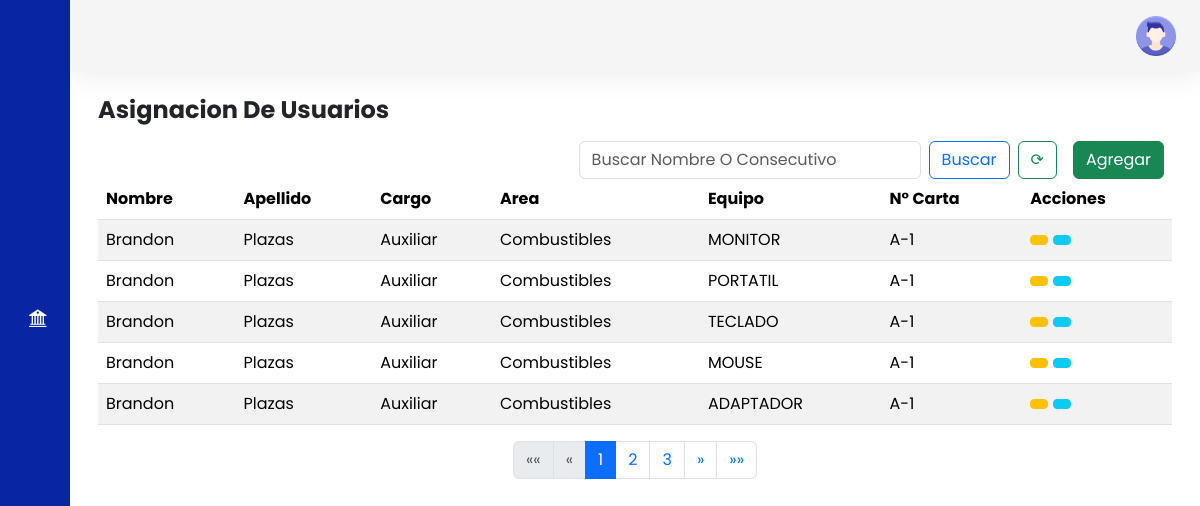
/asig_usuarios.php (signed in), run on the app's committed database.
### tables this page shows
CREATE TABLE `asignacion` (
  `FK_serial` varchar(30) NOT NULL,
  `FK_id` int(5) DEFAULT NULL,
  `estado_asig` varchar(20) DEFAULT NULL,
  `fecha_asignacion` date DEFAULT NULL,
  `numero_consecutivo` int(10) NOT NULL
);

CREATE TABLE `usuarios` (
  `ID_usuario` int(5) NOT NULL,
  `nombre` varchar(15) DEFAULT NULL,
  `apellido` varchar(15) DEFAULT NULL,
  `cargo` varchar(30) DEFAULT NULL,
  `departamento` varchar(30) DEFAULT NULL,
  `ciudad` varchar(30) DEFAULT NULL
);

CREATE TABLE `equipos` (
  `serial` varchar(30) NOT NULL,
  `nombre_equipo` varchar(30) DEFAULT NULL,
  `marca` varchar(30) DEFAULT NULL,
  `modelo` varchar(30) DEFAULT NULL,
  `PLACA` varchar(30) DEFAULT NULL,
  `activo_fijo` int(16) DEFAULT NULL,
  `estado` varchar(15) DEFAULT NULL,
  `ip_wlan` varchar(12) DEFAULT NULL,
  `hv` int(4) DEFAULT NULL,
  `ip_lan` varchar(12) DEFAULT NULL,
  `sistema_operativo` varchar(20) DEFAULT NULL,
  `ram` int(2) DEFAULT NULL,
  `disco` varchar(20) DEFAULT NULL,
  `procesador` varchar(50) DEFAULT NULL,
  `fecha_compra` date DEFAULT NULL,
  `costo` varchar(9) DEFAULT NULL,
  `usuario_dominio` varchar(30) DEFAULT NULL,
  `ruta_img` varchar(250) DEFAULT NULL,
  `num_factura` varchar(10) DEFAULT NULL,
  `num_pedido` varchar(10) DEFAULT NULL,
  `host_name` varchar(40) DEFAULT NULL,
  `mac_lan` varchar(30) DEFAULT NULL,
  `mac_wlan` varchar(30) DEFAULT NULL,
  `licencia_w` varchar(40) DEFAULT NULL,
  `paquete_of` varchar(40) DEFAULT NULL,
  `poliza` varchar(4) DEFAULT NULL,
  `correo` varchar(50) DEFAULT NULL,
  `ciudad` varchar(30) NOT NULL DEFAULT 'Bogota'
);

### asig_usuarios.php (the view, shortened to what this page needs)
<!DOCTYPE html>
<html lang="es">
<head>
    <link href="https://cdn.lineicons.com/4.0/lineicons.css" rel="stylesheet">
    <link href="https://cdn.jsdelivr.net/npm/bootstrap@5.3.2/dist/css/bootstrap.min.css" rel="stylesheet"
>
    <link href="https://cdn.jsdelivr.net/npm/bootstrap-icons/font/bootstrap-icons.css" rel="stylesheet">
    <link rel="stylesheet" href="style.css">
</head>
<body>
    <div class="wrapper">
        <aside id="sidebar">
            <div class="d-flex">
                <button class="toggle-btn" type="button">
                </button>
            </div>
            <ul class="sidebar-nav">
                <li class="sidebar-item">
                    <a href="list.php" class="sidebar-link">
                    </a>
                </li>
                <li class="sidebar-item">
                    <a href="list_eq.php" class="sidebar-link">
                    </a>
                </li>
                <li class="sidebar-item">
                    <a href="#" class="sidebar-link collapsed has-dropdown" data-bs-toggle="collapse"
                        data-bs-target="#auth" aria-expanded="false" aria-controls="auth">
                    </a>
                </li>
                <li class="sidebar-item">
                    <a href="mantenimiento.php" class="sidebar-link">
                    </a>
                </li>
                <li class="sidebar-item">
                    <a href="list_pcpt.php" class="sidebar-link">
                    </a>
                </li>
                <li class="sidebar-item">
                    <a href="bajas_poliza.php" class="sidebar-link">
                        <i class="bi bi-bank2"></i>
                    </a>
                </li>
                <li class="sidebar-item">
                    <a href="#" class="sidebar-link collapsed has-dropdown" data-bs-toggle="collapse"
                        data-bs-target="#impresoras" aria-expanded="false" aria-controls="impresoras">
                    </a>
                </li>
        </aside>
        <div class="main">
            <nav class="navbar navbar-expand px-4 py-3">
                <div class="navbar-collapse collapse">
                    <ul class="navbar-nav ms-auto">
                        <li class="nav-item dropdown">
                            <a href="#" data-bs-toggle="dropdown" class="nav-icon pe-md-0">
                                <img src="account.png" class="avatar img-fluid" alt="">
                            </a>
                        </li>
                    </ul>
                </div>
            </nav>
            <main class="content px-3 py-4">
                <div class="container-fluid">
                    <div class="mb-3">
                        <h3 class="fw-bold fs-4 mb-3">Asignacion De Usuarios</h3>
                        <div class="row">
                            <div class="d-grid gap-2 d-md-flex justify-content-md-end">
                                <form class="d-flex" role="search" method="get" action="asig_usuarios.php">
                                    <input class="form-control me-2" type="search"
                                        placeholder="Buscar Nombre O Consecutivo" aria-label="Search" name="search"
                                        value="<?php echo isset($_GET['search']) ? htmlspecialchars($_GET['search']) : ''; ?>">
                                    <button class="btn btn-outline-primary" type="submit">Buscar</button>
                                </form>
                                <a href="asig_usuarios.php" class="btn btn-outline-success me-md-2">
                                    ⟳
                                </a>
                                <a href="agregar_asignacion.php" class="btn btn-success me-md-2">Agregar</a>
                            </div>
                        </div>
                        <div class="row">
                            <div class="col-12">
                                <table class="table table-striped">
                                    <thead>
                                        <tr class="highlight">
                                            <th scope="col">Nombre</th>
                                            <th scope="col">Apellido</th>
                                            <th scope="col">Cargo</th>
                                            <th scope="col">Area</th>
                                            <th scope="col">Equipo</th>
                                            <th scope="col">N° Carta</th>
                                            <th scope="col">Acciones</th>
                                        </tr>
                                    </thead>
                                    <tbody>
                                        <?php
                                        $servername = "localhost";
                                        $username = "root";
                                        $password = "";
                                        $dbname = "jp";
                                        $conn = new mysqli($servername, $username, $password, $dbname);
                                        $results_per_page = 7;
                                        if (isset($_GET['page']) && is_numeric($_GET['page'])) {
                                            $page = $_GET['page'];
                                        } else {
                                            $page = 1;
                                        }
                                        $start_from = ($page - 1) * $results_per_page;
                                        $search = isset($_GET['search']) ? $_GET['search'] : '';
                                        $sql = "SELECT
                                            u.ID_usuario, u.nombre, u.apellido, u.cargo, u.departamento,
                                            e.serial, e.nombre_equipo, a.numero_consecutivo, e.estado AS estado_equipo
                                            FROM usuarios u
                                            LEFT JOIN asignacion a ON u.ID_usuario = a.FK_id
                                            LEFT JOIN equipos e ON a.FK_serial = e.serial
                                             WHERE (u.nombre LIKE ? OR a.numero_consecutivo LIKE ?)
                                            AND a.estado_asig = 'ACTIVO'
                                            ORDER BY a.fecha_asignacion DESC
                                            LIMIT $start_from, $results_per_page";
                                        $stmt = $conn->prepare($sql);
                                        $search_term = "%" . $search . "%";
                                        $stmt->bind_param("ss", $search_term, $search_term);
                                        $stmt->execute();
                                        $result = $stmt->get_result();
                                        if ($result->num_rows > 0) {
                                            while ($row = $result->fetch_assoc()) {
                                                echo "<tr>";
                                                echo "<td>" . htmlspecialchars($row['nombre']) . "</td>";
                                                echo "<td>" . htmlspecialchars($row['apellido']) . "</td>";
                                                echo "<td>" . htmlspecialchars($row['cargo']) . "</td>";
                                                echo "<td>" . htmlspecialchars($row['departamento']) . "</td>";
                                                echo "<td>" . htmlspecialchars($row['nombre_equipo']) . "</td>";
                                                echo "<td> A-" . htmlspecialchars($row['numero_consecutivo']) . "</td>";
                                                echo "<td>
                                                 <a href='HTMLPDF2.php?numero_consecutivo=" . $row['numero_consecutivo'] . "' class='btn btn-warning btn-sm edit-btn'>
                                                 <i class='lni lni-download'></i>
                                                 </a>
                                                 <a href='#' class='btn btn-info btn-sm' data-bs-toggle='modal' data-bs-target='#detallesModal' data-serial='" . $row['serial'] . "'>
                                                <i class='lni lni-eye'></i>
                                                </a>
                                                 </td>";
                                            }
                                        } else {
                                            echo "<tr><td colspan='5' class='text-center'>No hay usuarios registrados</td></tr>";
                                        }
                                        $sql = "SELECT COUNT(*) AS total FROM usuarios u
                                        LEFT JOIN asignacion a ON u.ID_usuario = a.FK_id
                                        WHERE (u.nombre LIKE ? OR a.numero_consecutivo LIKE ?)";
                                        $stmt = $conn->prepare($sql);
                                        $stmt->bind_param("ss", $search_term, $search_term);
                                        $stmt->execute();
                                        $result = $stmt->get_result();
                                        $row = $result->fetch_assoc();
                                        $total_results = $row['total'];
                                        $total_pages = ceil($total_results / $results_per_page);
                                        ?>
                                    </tbody>
                                </table>
                                <nav aria-label="Page navigation example">
                                    <ul class="pagination justify-content-center">
                                        <li class="page-item <?php if ($page <= 1)
                                            echo 'disabled'; ?>">
                                            <a class="page-link" href="?page=1&search=<?php echo urlencode($search); ?>"
                                                aria-label="First">
                                                <span aria-hidden="true">&laquo;&laquo;</span>
                                            </a>
                                        </li>
                                        <li class="page-item <?php if ($page <= 1)
                                            echo 'disabled'; ?>">
                                            <a class="page-link"
                                                href="?page=<?php echo $page - 1; ?>&search=<?php echo urlencode($search); ?>"
                                                aria-label="Previous">
                                                <span aria-hidden="true">&laquo;</span>
                                            </a>
                                        </li>
                                        <?php
                                        $range = 2;
                                        $start = max(1, $page - $range);
                                        $end = min($total_pages, $page + $range);
                                        for ($i = $start; $i <= $end; $i++) {
                                            echo "<li class='page-item " . ($i == $page ? 'active' : '') . "'>
                <a class='page-link' href='?page=$i&search=" . urlencode($search) . "'>$i</a>
            </li>";
                                        }
                                        ?>
                                        <li class="page-item <?php if ($page >= $total_pages)
                                            echo 'disabled'; ?>">
                                            <a class="page-link"
                                                href="?page=<?php echo $page + 1; ?>&search=<?php echo urlencode($search); ?>"
                                                aria-label="Next">
                                                <span aria-hidden="true">&raquo;</span>
                                            </a>
                                        </li>
                                        <li class="page-item <?php if ($page >= $total_pages)
                                            echo 'disabled'; ?>">
                                            <a class="page-link"
                                                href="?page=<?php echo $total_pages; ?>&search=<?php echo urlencode($search); ?>"
                                                aria-label="Last">
                                                <span aria-hidden="true">&raquo;&raquo;</span>
                                            </a>
                                        </li>
                                    </ul>
                                </nav>
                            </div>
                        </div>
                    </div>
                </div>
            </main>
        </div>
    </div>
</body>
</html>

### style.css (style rules this page uses)
a { text-decoration: none; }
li { list-style: none; }
body { font-family: 'Poppins', sans-serif; }
.wrapper { display: flex; }
.main { display: flex; flex-direction: column; min-height: 100vh; width: 100%; overflow: inherit; transition: all 0.35s ease-in-out; background-color: #fff; min-width: 0; }
#sidebar { width: 70px; min-width: 70px; z-index: 1000; transition: all .25s ease-in-out; background-color: #0826a1; display: flex; flex-direction: column; }
.toggle-btn { background-color: transparent; cursor: pointer; border: 0; padding: 1rem 1.5rem; }
.sidebar-nav { padding: 2rem 0; flex: 1 1 auto; }
a.sidebar-link { padding: .625rem 1.625rem; color: #FFF; display: block; font-size: 0.9rem; white-space: nowrap; border-left: 3px solid transparent; }
.sidebar-link i, .dropdown-item i { font-size: 1.1rem; margin-right: .75rem; }
.sidebar-item { position: relative; }
.navbar { background-color: #f5f5f5; box-shadow: 0 0 2rem 0 rgba(33, 37, 41, .1); }
.navbar-expand .navbar-collapse { min-width: 200px; }
.avatar { height: 40px; width: 40px; }

### data on the page
asignacion: FK.nombre "Brandon", FK.apellido "Plazas", FK.cargo "Auxiliar", FK.departamento "Combustibles", FK_serial.nombre_equipo "MONITOR", numero_consecutivo "1"
asignacion: FK.nombre "Brandon", FK.apellido "Plazas", FK.cargo "Auxiliar", FK.departamento "Combustibles", FK_serial.nombre_equipo "PORTATIL", numero_consecutivo "1"
asignacion: FK.nombre "Brandon", FK.apellido "Plazas", FK.cargo "Auxiliar", FK.departamento "Combustibles", FK_serial.nombre_equipo "TECLADO", numero_consecutivo "1"
asignacion: FK.nombre "Brandon", FK.apellido "Plazas", FK.cargo "Auxiliar", FK.departamento "Combustibles", FK_serial.nombre_equipo "MOUSE", numero_consecutivo "1"
asignacion: FK.nombre "Brandon", FK.apellido "Plazas", FK.cargo "Auxiliar", FK.departamento "Combustibles", FK_serial.nombre_equipo "ADAPTADOR", numero_consecutivo "1"
